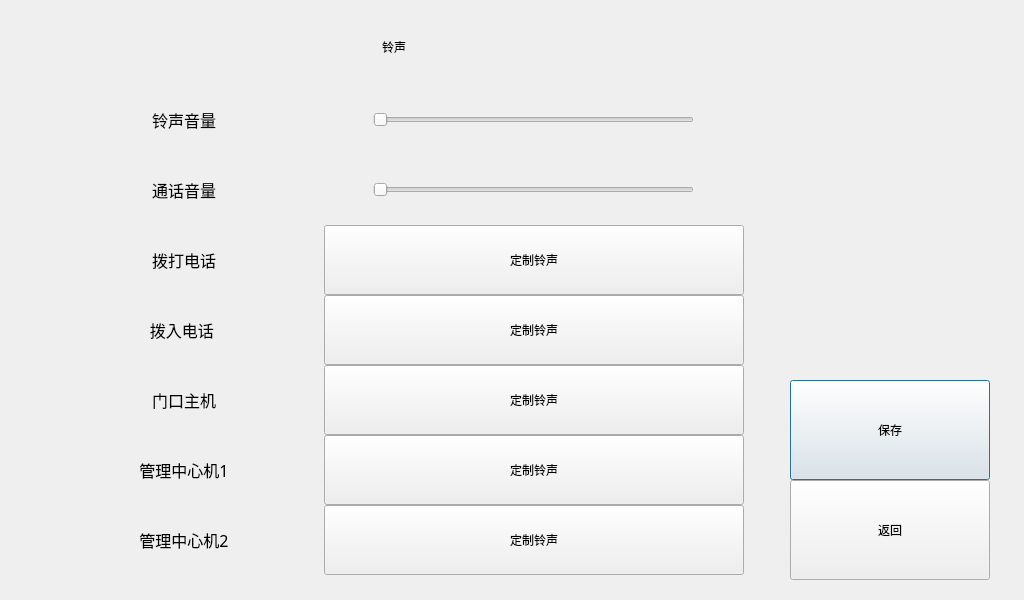
<?xml version="1.0" encoding="UTF-8"?>
<ui version="4.0">
 <class>RingAndVolumeDialog</class>
 <widget class="QDialog" name="RingAndVolumeDialog">
  <property name="geometry">
   <rect>
    <x>0</x>
    <y>0</y>
    <width>1024</width>
    <height>600</height>
   </rect>
  </property>
  <property name="windowTitle">
   <string>Dialog</string>
  </property>
  <widget class="CommonPushButton" name="pushButtonRingVolumeSave">
   <property name="geometry">
    <rect>
     <x>790</x>
     <y>380</y>
     <width>200</width>
     <height>100</height>
    </rect>
   </property>
   <property name="text">
    <string>保存</string>
   </property>
  </widget>
  <widget class="CommonPushButton" name="pushButtonRingVolumeReturn">
   <property name="geometry">
    <rect>
     <x>790</x>
     <y>480</y>
     <width>200</width>
     <height>100</height>
    </rect>
   </property>
   <property name="text">
    <string>返回</string>
   </property>
  </widget>
  <widget class="QFrame" name="framePanel">
   <property name="geometry">
    <rect>
     <x>44</x>
     <y>12</y>
     <width>700</width>
     <height>580</height>
    </rect>
   </property>
   <property name="frameShape">
    <enum>QFrame::NoFrame</enum>
   </property>
   <property name="frameShadow">
    <enum>QFrame::Raised</enum>
   </property>
  </widget>
  <widget class="QFrame" name="frameRingAmdVolumeSetting">
   <property name="geometry">
    <rect>
     <x>44</x>
     <y>12</y>
     <width>700</width>
     <height>580</height>
    </rect>
   </property>
   <property name="styleSheet">
    <string notr="true"/>
   </property>
   <property name="frameShape">
    <enum>QFrame::NoFrame</enum>
   </property>
   <property name="frameShadow">
    <enum>QFrame::Raised</enum>
   </property>
  </widget>
  <widget class="QLabel" name="label_title">
   <property name="geometry">
    <rect>
     <x>139</x>
     <y>22</y>
     <width>510</width>
     <height>50</height>
    </rect>
   </property>
   <property name="styleSheet">
    <string notr="true"/>
   </property>
   <property name="text">
    <string>铃声</string>
   </property>
   <property name="alignment">
    <set>Qt::AlignCenter</set>
   </property>
  </widget>
  <widget class="QLabel" name="label_ringvalue_1">
   <property name="geometry">
    <rect>
     <x>44</x>
     <y>85</y>
     <width>280</width>
     <height>70</height>
    </rect>
   </property>
   <property name="font">
    <font>
     <family>AlArabiya</family>
     <pointsize>12</pointsize>
    </font>
   </property>
   <property name="styleSheet">
    <string notr="true"/>
   </property>
   <property name="text">
    <string>铃声音量</string>
   </property>
   <property name="alignment">
    <set>Qt::AlignCenter</set>
   </property>
  </widget>
  <widget class="QLabel" name="label_ringvalue_2">
   <property name="geometry">
    <rect>
     <x>44</x>
     <y>155</y>
     <width>280</width>
     <height>70</height>
    </rect>
   </property>
   <property name="font">
    <font>
     <family>AlArabiya</family>
     <pointsize>12</pointsize>
    </font>
   </property>
   <property name="styleSheet">
    <string notr="true"/>
   </property>
   <property name="text">
    <string>通话音量</string>
   </property>
   <property name="alignment">
    <set>Qt::AlignCenter</set>
   </property>
  </widget>
  <widget class="QLabel" name="label_ringvalue_3">
   <property name="geometry">
    <rect>
     <x>44</x>
     <y>225</y>
     <width>280</width>
     <height>70</height>
    </rect>
   </property>
   <property name="font">
    <font>
     <family>AlArabiya</family>
     <pointsize>12</pointsize>
    </font>
   </property>
   <property name="styleSheet">
    <string notr="true"/>
   </property>
   <property name="text">
    <string>拨打电话</string>
   </property>
   <property name="alignment">
    <set>Qt::AlignCenter</set>
   </property>
  </widget>
  <widget class="QLabel" name="label_ringvalue_4">
   <property name="geometry">
    <rect>
     <x>44</x>
     <y>295</y>
     <width>280</width>
     <height>70</height>
    </rect>
   </property>
   <property name="font">
    <font>
     <family>AlArabiya</family>
     <pointsize>12</pointsize>
    </font>
   </property>
   <property name="styleSheet">
    <string notr="true"/>
   </property>
   <property name="text">
    <string>拨入电话 </string>
   </property>
   <property name="alignment">
    <set>Qt::AlignCenter</set>
   </property>
  </widget>
  <widget class="QLabel" name="label_ringvalue_5">
   <property name="geometry">
    <rect>
     <x>44</x>
     <y>365</y>
     <width>280</width>
     <height>70</height>
    </rect>
   </property>
   <property name="font">
    <font>
     <family>AlArabiya</family>
     <pointsize>12</pointsize>
    </font>
   </property>
   <property name="styleSheet">
    <string notr="true"/>
   </property>
   <property name="text">
    <string>门口主机</string>
   </property>
   <property name="alignment">
    <set>Qt::AlignCenter</set>
   </property>
  </widget>
  <widget class="QLabel" name="label_ringvalue_6">
   <property name="geometry">
    <rect>
     <x>44</x>
     <y>435</y>
     <width>280</width>
     <height>70</height>
    </rect>
   </property>
   <property name="font">
    <font>
     <family>AlArabiya</family>
     <pointsize>12</pointsize>
    </font>
   </property>
   <property name="styleSheet">
    <string notr="true"/>
   </property>
   <property name="text">
    <string>管理中心机1</string>
   </property>
   <property name="alignment">
    <set>Qt::AlignCenter</set>
   </property>
  </widget>
  <widget class="QLabel" name="label_ringvalue_7">
   <property name="geometry">
    <rect>
     <x>44</x>
     <y>505</y>
     <width>280</width>
     <height>70</height>
    </rect>
   </property>
   <property name="font">
    <font>
     <family>AlArabiya</family>
     <pointsize>12</pointsize>
    </font>
   </property>
   <property name="styleSheet">
    <string notr="true"/>
   </property>
   <property name="text">
    <string>管理中心机2</string>
   </property>
   <property name="alignment">
    <set>Qt::AlignCenter</set>
   </property>
  </widget>
  <widget class="QSlider" name="horizontalSliderRingVolume">
   <property name="geometry">
    <rect>
     <x>373</x>
     <y>85</y>
     <width>321</width>
     <height>70</height>
    </rect>
   </property>
   <property name="focusPolicy">
    <enum>Qt::NoFocus</enum>
   </property>
   <property name="orientation">
    <enum>Qt::Horizontal</enum>
   </property>
  </widget>
  <widget class="QSlider" name="horizontalSliderVolume">
   <property name="geometry">
    <rect>
     <x>373</x>
     <y>155</y>
     <width>321</width>
     <height>70</height>
    </rect>
   </property>
   <property name="focusPolicy">
    <enum>Qt::NoFocus</enum>
   </property>
   <property name="orientation">
    <enum>Qt::Horizontal</enum>
   </property>
  </widget>
  <widget class="CommonPushButton" name="pushButtonRingVolumeDail">
   <property name="geometry">
    <rect>
     <x>324</x>
     <y>225</y>
     <width>420</width>
     <height>70</height>
    </rect>
   </property>
   <property name="focusPolicy">
    <enum>Qt::StrongFocus</enum>
   </property>
   <property name="styleSheet">
    <string notr="true"/>
   </property>
   <property name="text">
    <string>定制铃声</string>
   </property>
  </widget>
  <widget class="CommonPushButton" name="pushButtonRingVolumeCallIn">
   <property name="geometry">
    <rect>
     <x>324</x>
     <y>295</y>
     <width>420</width>
     <height>70</height>
    </rect>
   </property>
   <property name="focusPolicy">
    <enum>Qt::StrongFocus</enum>
   </property>
   <property name="styleSheet">
    <string notr="true"/>
   </property>
   <property name="text">
    <string>定制铃声</string>
   </property>
  </widget>
  <widget class="CommonPushButton" name="pushButtonRingVolumeDoor">
   <property name="geometry">
    <rect>
     <x>324</x>
     <y>365</y>
     <width>420</width>
     <height>70</height>
    </rect>
   </property>
   <property name="focusPolicy">
    <enum>Qt::StrongFocus</enum>
   </property>
   <property name="styleSheet">
    <string notr="true"/>
   </property>
   <property name="text">
    <string>定制铃声</string>
   </property>
  </widget>
  <widget class="CommonPushButton" name="pushButtonRingVolumeCenter1">
   <property name="geometry">
    <rect>
     <x>324</x>
     <y>435</y>
     <width>420</width>
     <height>70</height>
    </rect>
   </property>
   <property name="focusPolicy">
    <enum>Qt::StrongFocus</enum>
   </property>
   <property name="styleSheet">
    <string notr="true"/>
   </property>
   <property name="text">
    <string>定制铃声</string>
   </property>
  </widget>
  <widget class="CommonPushButton" name="pushButtonRingVolumeCenter2">
   <property name="geometry">
    <rect>
     <x>324</x>
     <y>505</y>
     <width>420</width>
     <height>70</height>
    </rect>
   </property>
   <property name="focusPolicy">
    <enum>Qt::StrongFocus</enum>
   </property>
   <property name="styleSheet">
    <string notr="true"/>
   </property>
   <property name="text">
    <string>定制铃声</string>
   </property>
  </widget>
 </widget>
 <customwidgets>
  <customwidget>
   <class>CommonPushButton</class>
   <extends>QPushButton</extends>
   <header>commonpushbutton.h</header>
  </customwidget>
 </customwidgets>
 <tabstops>
  <tabstop>pushButtonRingVolumeSave</tabstop>
 </tabstops>
 <resources/>
 <connections/>
</ui>
